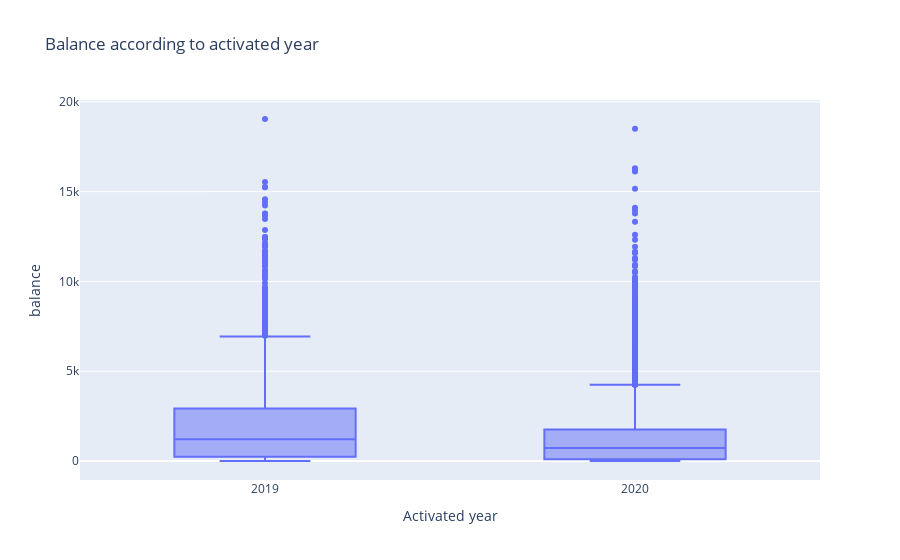

Source (notebook cell):
### Code cell
#Observe the outlier of the balance column, there are more outlier in year 2020 a reason could be that we only have 
#data of the last 3 months of 2019 and 7 months from 2020

fig = px.box(df, x="Activated year", y="balance", title="Balance according to activated year")

fig.show()

### Figure 1 — Plotly figure (JSON) as saved in the notebook; plotly's stock layout.template omitted (floating-point values rounded to 4 significant figures; data arrays with more than 128 entries replaced by an {"elided": "..."} marker saying what was removed)
{"data": [{"alignmentgroup": "True", "hovertemplate": "Activated year=%{x}<br>balance=%{y}<extra></extra>", "legendgroup": "", "marker": {"color": "#636efa"}, "name": "", "notched": false, "offsetgroup": "", "orientation": "v", "showlegend": false, "type": "box", "x": {"elided": "8950 int values"}, "x0": " ", "xaxis": "x", "y": {"elided": "8950 float values"}, "y0": " ", "yaxis": "y"}], "layout": {"boxmode": "group", "legend": {"tracegroupgap": 0}, "title": {"text": "Balance according to activated year"}, "xaxis": {"anchor": "y", "domain": [0, 1], "title": {"text": "Activated year"}}, "yaxis": {"anchor": "x", "domain": [0, 1], "title": {"text": "balance"}}}}
